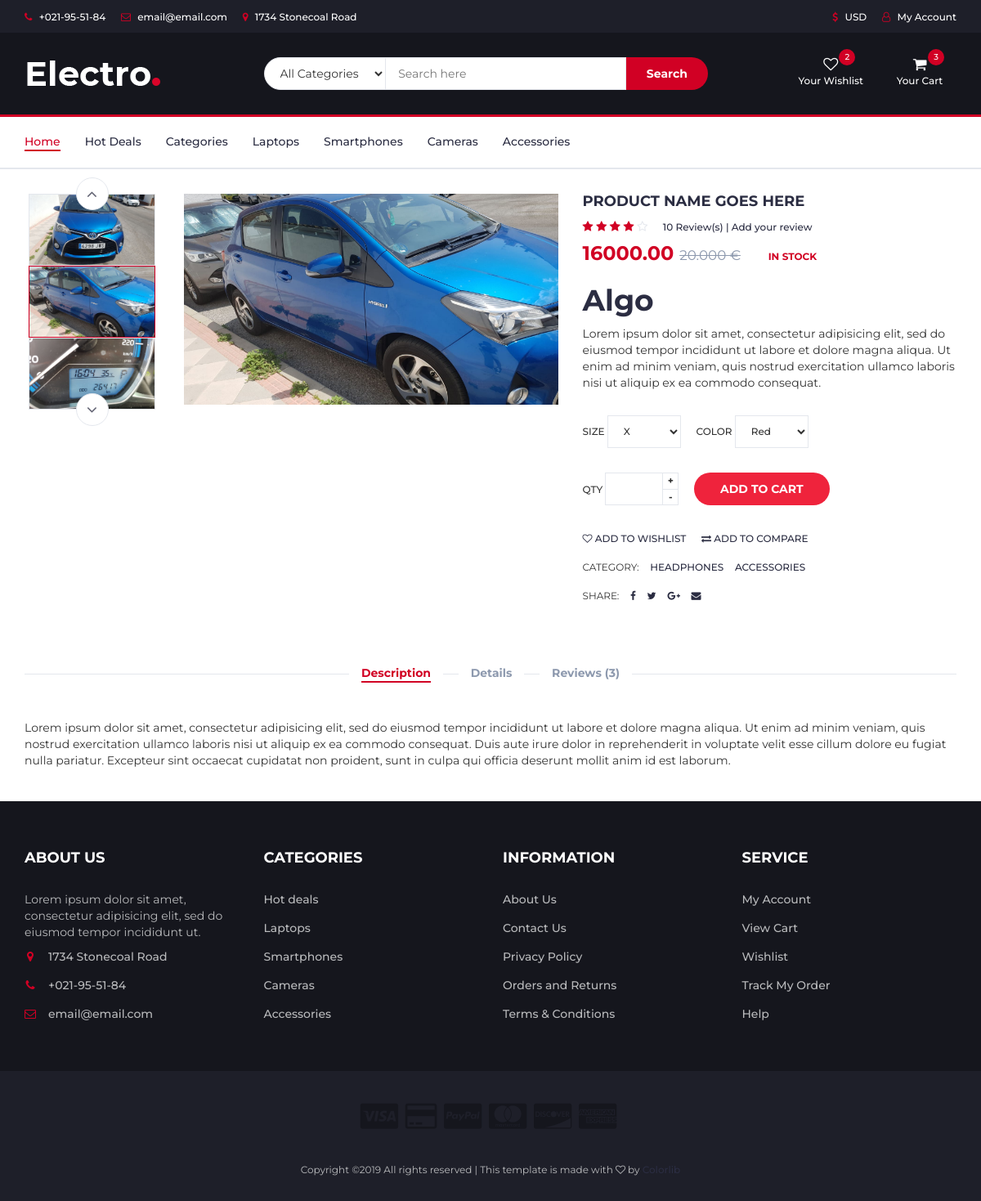
The app's page /articulo/3/ with its own data.
### inicio/models.py (models this page shows, shortened)
class Foto(models.Model):
	nombre_foto = models.CharField(max_length=100, blank=True)
	foto = models.ImageField(upload_to='imagenes_articulos', max_length=500, blank=True, verbose_name='imagen')
	class Meta:
		abstract = True
		verbose_name = 'Imagen'
		verbose_name_plural = u'Galería'

class ArticuloImagen(Foto):
		cropping = ImageRatioField('foto', '300x300', verbose_name=u'Recorte visible')
		articulo = models.ForeignKey(Articulo, related_name='imagenes_articulos', null=True, on_delete=models.CASCADE)

class Articulo(models.Model):
	nombre = models.CharField(max_length=100, blank=True)
	precio = MoneyField(max_digits=14, decimal_places=2, default_currency='EUR')
	text = RichTextUploadingField(verbose_name='Texto', null=True, blank=True)

### inicio/views.py (the view)
# urls.py: path('articulo/<int:articulo_id>/', views.detail, name='detail'),
def detail(request, articulo_id):
    articulo = get_object_or_404(Articulo, pk=articulo_id)
    qs = ArticuloImagen.objects.filter(articulo_id=articulo_id)
    return render(request, 'detail.html', locals())

### inicio/templates/detail.html (shortened to what this page needs)
{% extends "main.html" %}
{%block content%}
<div class="section">
	<div class="container">
		<div class="row">
			<div class="col-md-5 col-md-push-2">
				<div id="product-main-img">
					{% for i in qs %}
						<div class="product-preview">
							<img src="/media/{{i.foto}}" alt="">
						</div>
					{% endfor %}
				</div>
			</div>
			<div class="col-md-2  col-md-pull-5">
				<div id="product-imgs">
					{% for i in qs %}
						<div class="product-preview">
							<img src="/media/{{i.foto}}" alt="">
						</div>
					{% endfor %}
				</div>
			</div>
			<div class="col-md-5">
				<div class="product-details">
					<h2 class="product-name">product name goes here</h2>
					<div>
						<div class="product-rating">
							<i class="fa fa-star"></i>
							<i class="fa fa-star"></i>
							<i class="fa fa-star"></i>
							<i class="fa fa-star"></i>
							<i class="fa fa-star-o"></i>
						</div>
						<a class="review-link" href="#">10 Review(s) | Add your review</a>
					</div>
					<div>
						<h3 class="product-price">{{articulo.precio}} <del class="product-old-price">20.000 €</del></h3>
						<span class="product-available">In Stock</span>
					</div>
					<p>{{articulo.text|safe}}Lorem ipsum dolor sit amet, consectetur adipisicing elit, sed do eiusmod tempor incididunt ut labore et dolore magna aliqua. Ut enim ad minim veniam, quis nostrud exercitation ullamco laboris nisi ut aliquip ex ea commodo consequat.</p>
					<div class="product-options">
						<label>
							Size
							<select class="input-select">
								<option value="0">X</option>
							</select>
						</label>
						<label>
							Color
							<select class="input-select">
								<option value="0">Red</option>
							</select>
						</label>
					</div>
					<div class="add-to-cart">
						<div class="qty-label">
							Qty
							<div class="input-number">
								<input type="number">
								<span class="qty-up">+</span>
								<span class="qty-down">-</span>
							</div>
						</div>
						<button class="add-to-cart-btn"> add to cart</button>
					</div>
					<ul class="product-btns">
						<li><a href="#"><i class="fa fa-heart-o"></i> add to wishlist</a></li>
						<li><a href="#"><i class="fa fa-exchange"></i> add to compare</a></li>
					</ul>
					<ul class="product-links">
						<li>Category:</li>
						<li><a href="#">Headphones</a></li>
						<li><a href="#">Accessories</a></li>
					</ul>
					<ul class="product-links">
						<li>Share:</li>
						<li><a href="#"><i class="fa fa-facebook"></i></a></li>
						<li><a href="#"><i class="fa fa-twitter"></i></a></li>
						<li><a href="#"><i class="fa fa-google-plus"></i></a></li>
						<li><a href="#"><i class="fa fa-envelope"></i></a></li>
					</ul>
				</div>
			</div>
			<div class="col-md-12">
				<div id="product-tab">
					<ul class="tab-nav">
						<li class="active"><a data-toggle="tab" href="#tab1">Description</a></li>
						<li><a data-toggle="tab" href="#tab2">Details</a></li>
						<li><a data-toggle="tab" href="#tab3">Reviews (3)</a></li>
					</ul>
					<div class="tab-content">
						<div id="tab1" class="tab-pane fade in active">
							<div class="row">
								<div class="col-md-12">
									<p>Lorem ipsum dolor sit amet, consectetur adipisicing elit, sed do eiusmod tempor incididunt ut labore et dolore magna aliqua. Ut enim ad minim veniam, quis nostrud exercitation ullamco laboris nisi ut aliquip ex ea commodo consequat. Duis aute irure dolor in reprehenderit in voluptate velit esse cillum dolore eu fugiat nulla pariatur. Excepteur sint occaecat cupidatat non proident, sunt in culpa qui officia deserunt mollit anim id est laborum.</p>
								</div>
							</div>
						</div>
					</div>
				</div>
			</div>
		</div>
	</div>
</div>
{%endblock content%}

### inicio/static/inicio/css/style.css (style rules this page uses)
body { font-family: 'Montserrat', sans-serif; font-weight: 400; color: #333; }
h1, h2, h3, h4, h5, h6 { color: #2B2D42; font-weight: 700; margin: 0 0 10px; }
a { color: #2B2D42; font-weight: 500; -webkit-transition: 0.2s color; transition: 0.2s color; }
ul, ol { margin: 0; padding: 0; list-style: none }
.input-number { position: relative; }
.input-number input[type="number"] { -moz-appearance: textfield; height: 40px; width: 100%; border: 1px solid #E4E7ED; background-color: #FFF; padding: 0px 35px 0px 15px; }
.input-number .qty-up, .input-number .qty-down { position: absolute; display: block; width: 20px; height: 20px; border: 1px solid #E4E7ED; background-color: #FFF; text-align: center; font-weight: 700; cursor: pointer; -webkit-user-select: none; -moz-user-select: none; -ms-user-select: none; user-select: none; }
.input-number .qty-up { right: 0; top: 0; border-bottom: 0px; }
.input-number .qty-down { right: 0; bottom: 0; }
.input-select { padding: 0px 15px; background: #FFF; border: 1px solid #E4E7ED; height: 40px; }
.section { padding-top: 30px; padding-bottom: 30px; }
#product-imgs .product-preview { margin: 0px 5px; border: 1px solid #E4E7ED; }
#product-imgs .product-preview.slick-current { border-color: #D10024; }
.product-preview img { width: 100%; }
.product-details .product-name { text-transform: uppercase; font-size: 18px; }
.product-details .product-rating { display: inline-block; margin-right: 15px; }
.product-details .product-rating>i { color: #E4E7ED; }
.product-details .product-rating>i.fa-star { color: #D10024; }
.product-details .review-link { font-size: 12px; }
.product-details .product-price { display: inline-block; font-size: 24px; margin-top: 10px; margin-bottom: 15px; color: #D10024; }
.product-details .product-price .product-old-price { font-size: 70%; font-weight: 400; color: #8D99AE; }
.product-details .product-available { font-size: 12px; text-transform: uppercase; font-weight: 700; margin-left: 30px; color: #D10024; }
.product-details .product-options { margin-top: 30px; margin-bottom: 30px; }
.product-details .product-options label { font-weight: 500; font-size: 12px; text-transform: uppercase; margin-right: 15px; margin-bottom: 0px; }
.product-details .product-options .input-select { width: 90px; }
.product-details .add-to-cart { margin-bottom: 30px; }
.product-details .add-to-cart .add-to-cart-btn { position: relative; border: 2px solid transparent; height: 40px; padding: 0 30px; background-color: #ef233c; color: #FFF; text-transform: uppercase; font-weight: 700; border-radius: 40px; -webkit-transition: 0.2s all; transition: 0.2s all; }
.product-details .add-to-cart .qty-label { display: inline-block; font-weight: 500; font-size: 12px; text-transform: uppercase; margin-right: 15px; margin-bottom: 0px; }
.product-details .add-to-cart .qty-label .input-number { width: 90px; display: inline-block; }
.product-details .product-btns li { display: inline-block; text-transform: uppercase; font-size: 12px; }
.product-details .product-btns li+li { margin-left: 15px; }
.product-details .product-links { margin-top: 15px; }
.product-details .product-links li { display: inline-block; text-transform: uppercase; font-size: 12px; }
.product-details .product-links li+li { margin-left: 10px; }
#product-tab { margin-top: 60px; }
#product-tab .tab-nav { position: relative; text-align: center; padding: 15px 0px; margin-bottom: 30px; }
#product-tab .tab-nav:after { content: ""; position: absolute; left: 0; right: 0; top: 50%; height: 1px; background-color: #E4E7ED; z-index: -1; }
#product-tab .tab-nav li { display: inline-block; background: #FFF; padding: 0px 15px; }
#product-tab .tab-nav li+li { margin-left: 15px; }
#product-tab .tab-nav li a { display: block; font-weight: 700; color: #8D99AE; }
#product-tab .tab-nav li.active a { color: #D10024; }
#product-tab .tab-nav li a:after { content: ""; display: block; width: 0%; height: 2px; background-color: #D10024; -webkit-transition: 0.2s all; transition: 0.2s all; }
#product-tab .tab-nav li a:hover:after, #product-tab .tab-nav li a:focus:after, #product-tab .tab-nav li.active a:after { width: 100%; }

### records on screen
ArticuloImagen: foto (picture)
ArticuloImagen: foto (picture)
ArticuloImagen: foto (picture)
Articulo: precio "16000.00", text "Algo"
